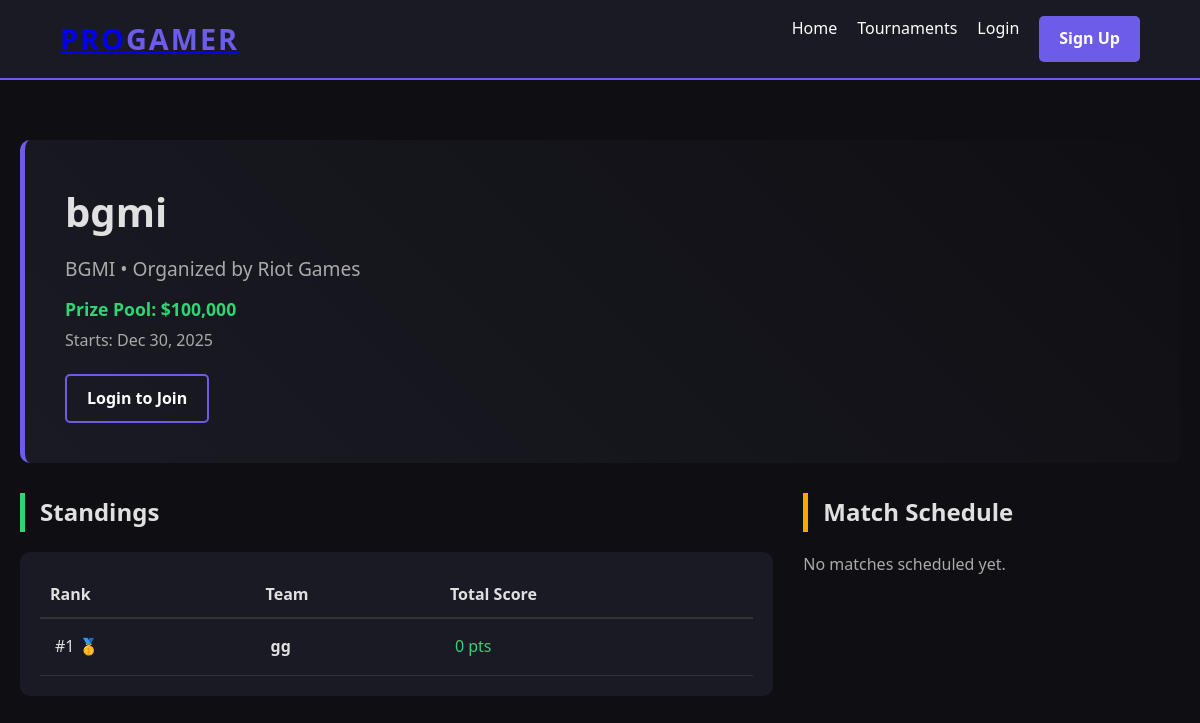
The app's page /test.php?id=9 with its own data.
### tables this page shows
CREATE TABLE `tournament` (
  `tournament_id` int(11) NOT NULL,
  `tournament_name` varchar(150) NOT NULL,
  `game_id` int(11) DEFAULT NULL,
  `organizer_id` int(11) DEFAULT NULL,
  `start_date` datetime DEFAULT NULL,
  `end_date` datetime DEFAULT NULL,
  `prize_pool` decimal(10,2) DEFAULT NULL
);

CREATE TABLE `game` (
  `game_id` int(11) NOT NULL,
  `game_name` varchar(100) NOT NULL,
  `platform` varchar(50) DEFAULT NULL,
  `max_team_size` int(11) DEFAULT 5,
  `min_age` int(11) DEFAULT 0,
  `min_teams_per_match` int(11) DEFAULT 2
);

CREATE TABLE `organizer` (
  `organizer_id` int(11) NOT NULL,
  `organizer_name` varchar(100) DEFAULT NULL,
  `organization_name` varchar(100) DEFAULT NULL,
  `contact_email` varchar(100) DEFAULT NULL,
  `contact_number` varchar(20) DEFAULT NULL,
  `password` varchar(255) DEFAULT 'admin123'
);

CREATE TABLE `participates` (
  `tournament_id` int(11) NOT NULL,
  `team_id` int(11) NOT NULL,
  `registration_status` enum('Pending','Approved','Rejected') DEFAULT 'Pending',
  `score` int(11) DEFAULT 0
);

CREATE TABLE `team` (
  `team_id` int(11) NOT NULL,
  `team_name` varchar(100) NOT NULL,
  `team_captain_id` int(11) DEFAULT NULL,
  `creation_date` date DEFAULT curdate()
);

### test.php (the view, shortened to what this page needs)
<?php
include __DIR__ . '/includes/db_connect.php';
include __DIR__ . '/includes/header.php';
$t_id = intval($_GET['id']);
$player_id = isset($_SESSION['player_id']) ? $_SESSION['player_id'] : 0;
$sql = "SELECT T.*, G.game_name, G.platform, O.organizer_name
        FROM Tournament T
        JOIN Game G ON T.game_id = G.game_id
        JOIN Organizer O ON T.organizer_id = O.organizer_id
        WHERE T.tournament_id = $t_id";
$tournament = $conn->query($sql)->fetch_assoc();
?>
<div style="max-width: 1200px; margin: 40px auto; padding: 20px;">
    <div style="background: linear-gradient(45deg, #1a1a24, #0f0f13); padding: 40px; border-radius: 10px; border-left: 5px solid #6c5ce7; margin-bottom: 30px;">
        <h1 style="font-size: 2.5rem; margin-bottom: 10px;"><?php echo htmlspecialchars($tournament['tournament_name']); ?></h1>
        <p style="font-size: 1.2rem; color: #aaa;">
            <?php echo $tournament['game_name']; ?> • Organized by <?php echo $tournament['organizer_name']; ?>
        </p>
        <p style="margin-top: 10px; color: #2ed573; font-weight: bold; font-size: 1.1rem;">
            Prize Pool: $<?php echo number_format($tournament['prize_pool']); ?>
        </p>
        <p style="color: #aaa; margin-top: 5px;">
            Starts: <?php echo date('M d, Y', strtotime($tournament['start_date'])); ?>
        </p>
        <div style="margin-top: 20px;">
            <?php
                $current_date = date("Y-m-d");
                $start_date = $tournament['start_date'];
                $is_started = ($current_date >= $start_date);
                $already_in = false;
            ?>
            <?php if ($is_started): ?>
                <button class="btn" style="background: #333; color: #aaa; cursor: not-allowed; border: 1px solid #555;">
                    🚫 Registration Closed (Event Started)
                </button>
            <?php elseif ($player_id == 0): ?>
                <a href="login.php" class="btn btn-secondary">Login to Join</a>
            <?php elseif ($already_in): ?>
                <button class="btn" style="background: #2ed573; color: #1a1a24; cursor: default; font-weight: bold;">
                    ✅ You are Registered
                </button>
            <?php else: ?>
                <a href="register_team.php?id=<?php echo $t_id; ?>" class="btn" style="text-decoration: none; display: inline-block;">
                    Register / Create Team
                </a>
            <?php endif; ?>
            </div>
    </div>
    <div style="display: grid; grid-template-columns: 2fr 1fr; gap: 30px;">
        <div>
            <h2 style="border-left: 5px solid #2ed573; padding-left: 15px; margin-bottom: 20px;">Standings</h2>
            <div style="background: #1a1a24; padding: 20px; border-radius: 10px;">
                <table style="width: 100%; border-collapse: collapse;">
                    <thead>
                        <tr style="border-bottom: 2px solid #333; text-align: left;">
                            <th style="padding: 10px;">Rank</th>
                            <th style="padding: 10px;">Team</th>
                            <th style="padding: 10px;">Total Score</th>
                        </tr>
                    </thead>
                    <tbody>
                        <?php
                        $sql_rank = "SELECT P.score, T.team_name
                                     FROM Participates P
                                     JOIN Team T ON P.team_id = T.team_id
                                     WHERE P.tournament_id = $t_id AND P.registration_status = 'Approved'
                                     ORDER BY P.score DESC";
                        $ranks = $conn->query($sql_rank);
                        if ($ranks->num_rows > 0) {
                            $count = 1;
                            while($r = $ranks->fetch_assoc()) {
                                $badge = "";
                                if($count == 1) $badge = "🥇";
                                elseif($count == 2) $badge = "🥈";
                                elseif($count == 3) $badge = "🥉";
                                echo "<tr style='border-bottom: 1px solid #333;'>
                                    <td style='padding: 15px;'>#$count $badge</td>
                                    <td style='padding: 15px; font-weight: bold;'>".htmlspecialchars($r['team_name'])."</td>
                                    <td style='padding: 15px; color: #2ed573;'>".$r['score']." pts</td>
                                </tr>";
                                $count++;
                            }
                        } else {
                            echo "<tr><td colspan='3' style='padding:20px; text-align:center; color: #aaa;'>No approved teams yet.</td></tr>";
                        }
                        ?>
                    </tbody>
                </table>
            </div>
        </div>
        <div>
            <h2 style="border-left: 5px solid #ffa502; padding-left: 15px; margin-bottom: 20px;">Match Schedule</h2>
            <div style="display: flex; flex-direction: column; gap: 15px;">
                <?php
                $sql_match = "SELECT * FROM Matches WHERE tournament_id = $t_id ORDER BY match_date DESC";
                $matches_result = $conn->query($sql_match);
                $match_score_table = "Match_Scores";
                if ($matches_result->num_rows > 0) {
                    while($m = $matches_result->fetch_assoc()) {
                        $is_live = ($m['match_date'] == date('Y-m-d'));
                        $status_style = $is_live ? 'color: #ff4757; font-weight: bold;' : 'color: #aaa;';
                        $status_text = $is_live ? 'LIVE' : 'Scheduled';
                        echo "<div style='background: #1a1a24; padding: 15px; border-radius: 8px; border-left: 3px solid #6c5ce7;'>
                            <div style='display:flex; justify-content:space-between; margin-bottom: 5px;'>
                                <span style='font-weight: bold;'>Match #".$m['match_id']."</span>
                                <span style='$status_style'>$status_text</span>
                            </div>
                            <p style='color: #888; font-size: 0.9rem; margin-bottom: 5px;'>
                                ".date('M d, Y', strtotime($m['match_date']))." @ ".date('H:i', strtotime($m['match_time']))."
                            </p>";
                            $match_id = $m['match_id'];
                            $sql_participants = "SELECT MS.match_score, T.team_name
                                                 FROM $match_score_table MS
                                                 JOIN Team T ON MS.team_id = T.team_id
                                                 WHERE MS.match_id = $match_id
                                                 ORDER BY MS.match_score DESC";
                            $participants_result = $conn->query($sql_participants);
                            if ($participants_result->num_rows > 0) {
                                echo "<h4 style='margin: 5px 0 0; color: #ccc;'>Participants:</h4>";
                                echo "<ul style='list-style: none; padding: 0; margin: 0; font-size: 0.9rem;'>";
                                while ($p = $participants_result->fetch_assoc()) {
                                    $score_color = ($p['match_score'] > 0) ? '#2ed573' : '#aaa';
                                    echo "<li style='padding: 3px 0;'>
                                            ".htmlspecialchars($p['team_name'])." -
                                            <span style='color: $score_color;'>".$p['match_score']."</span>
                                          </li>";
                                }
                                echo "</ul>";
                            } else {
                                echo "<p style='color: #777; margin: 5px 0 0;'>Teams not assigned yet.</p>";
                            }
                            echo "</div>";
                    }
                } else {
                    echo "<p style='color: #aaa;'>No matches scheduled yet.</p>";
                }
                ?>
            </div>
        </div>
        </div>
</div>
</body>
</html>

### css/style.css (style rules this page uses)
* { margin: 0; padding: 0; box-sizing: border-box; font-family: 'Segoe UI', Tahoma, Geneva, Verdana, sans-serif; }
body { background-color: #0f0f13; color: #e0e0e0; line-height: 1.6; }
.btn { display: inline-block; padding: 10px 20px; background-color: #6c5ce7; color: #fff; text-decoration: none; border-radius: 5px; border: none; cursor: pointer; font-weight: bold; transition: 0.3s; }
.btn-secondary { background-color: transparent; border: 2px solid #6c5ce7; }

### records on screen
tournament: tournament_name "bgmi", game.game_name "BGMI", organizer.organizer_name "Riot Games", prize_pool "100,000", start_date "Dec 30, 2025"
participates: badge "🥇", team.team_name "gg", score "0"
